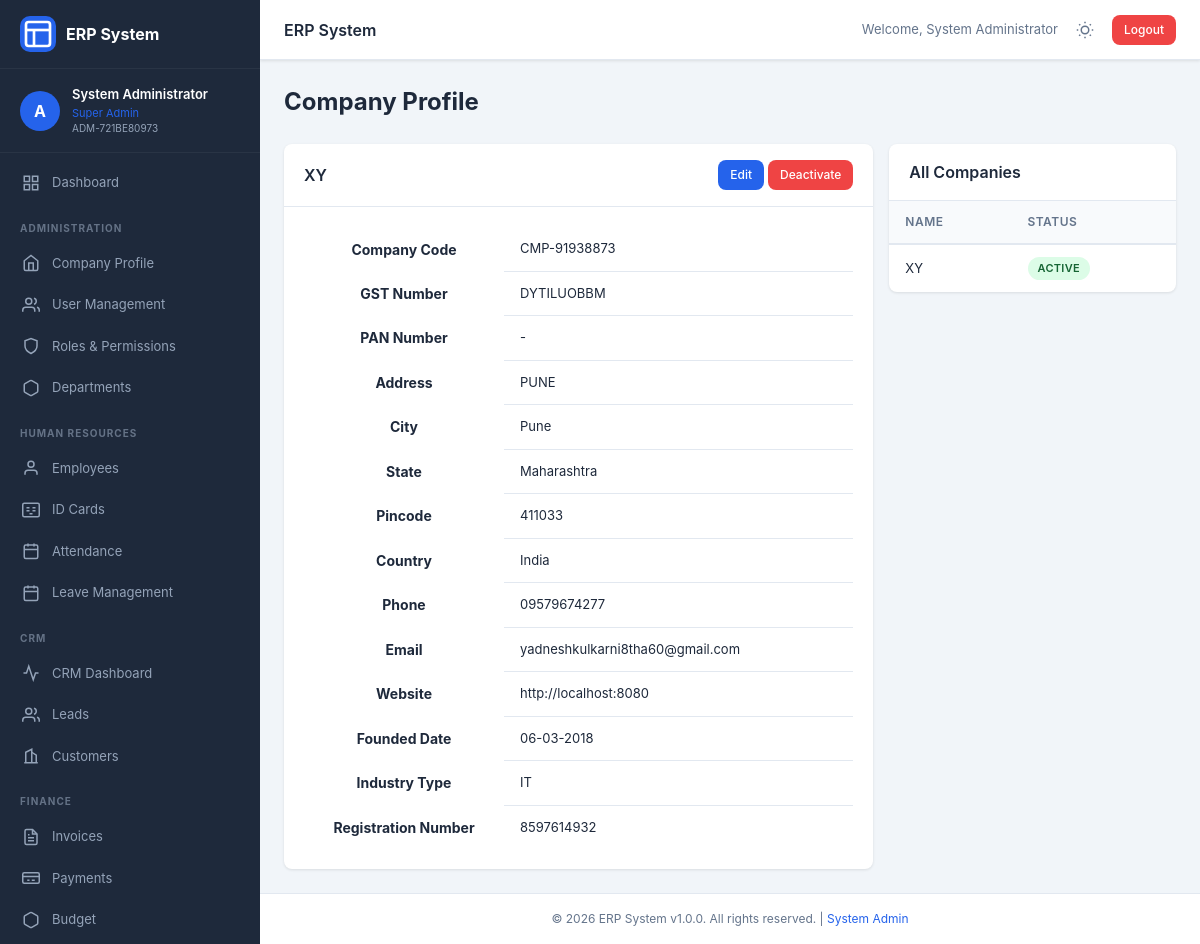
/modules/admin/company.php (signed in), run on the app's committed database.
### tables this page shows
CREATE TABLE users (
                id INTEGER PRIMARY KEY AUTOINCREMENT,
                username TEXT UNIQUE NOT NULL,
                password_hash TEXT NOT NULL,
                employee_code TEXT UNIQUE NOT NULL,
                email TEXT,
                phone TEXT,
                role_id INTEGER,
                is_active INTEGER DEFAULT 1,
                login_attempts INTEGER DEFAULT 0,
                locked_until TEXT,
                last_login TEXT,
                created_at TEXT DEFAULT (datetime('now','localtime')),
                updated_at TEXT DEFAULT (datetime('now','localtime')),
                FOREIGN KEY (role_id) REFERENCES roles(id)
            );

CREATE TABLE employees (
                id INTEGER PRIMARY KEY AUTOINCREMENT,
                user_id INTEGER UNIQUE,
                employee_code TEXT UNIQUE NOT NULL,
                first_name TEXT NOT NULL,
                last_name TEXT NOT NULL,
                middle_name TEXT,
                date_of_birth TEXT,
                gender TEXT,
                marital_status TEXT,
                blood_group TEXT,
                nationality TEXT DEFAULT 'Indian',
                religion TEXT,
                department TEXT,
                designation TEXT,
                date_of_joining TEXT,
                employment_type TEXT,
                work_location TEXT,
                reporting_to TEXT,
                shift_timing TEXT,
                weekly_off TEXT,
                aadhar_number_encrypted TEXT,
                aadhar_photo TEXT,
                pan_number_encrypted TEXT,
                pan_photo TEXT,
                passport_photo TEXT,
                phone_number TEXT,
                alternate_phone TEXT,
                personal_email TEXT,
                official_email TEXT,
                emergency_contact_name TEXT,
                emergency_contact_phone TEXT,
                emergency_contact_relation TEXT,
                address_aadhar TEXT,
                address_permanent TEXT,
                address_current TEXT,
                city TEXT,
                state TEXT,
                pincode TEXT,
                highest_education TEXT,
                university TEXT,
                year_of_passing TEXT,
                previous_company TEXT,
                previous_designation TEXT,
                years_of_experience TEXT,
                skills TEXT,
                bank_name TEXT,
                bank_account_number_encrypted TEXT,
                ifsc_code TEXT,
                bank_branch TEXT,
                uan_number_encrypted TEXT,
                esic_number_encrypted TEXT,
                is_active INTEGER DEFAULT 1,
                created_at TEXT DEFAULT (datetime('now','localtime')),
                updated_at TEXT DEFAULT (datetime('now','localtime')),
                FOREIGN KEY (user_id) REFERENCES users(id)
            );

CREATE TABLE roles (
                id INTEGER PRIMARY KEY AUTOINCREMENT,
                role_name TEXT UNIQUE NOT NULL,
                role_description TEXT,
                permissions TEXT,
                is_system INTEGER DEFAULT 0,
                created_at TEXT DEFAULT (datetime('now','localtime')),
                updated_at TEXT DEFAULT (datetime('now','localtime'))
            );

CREATE TABLE companies (
                id INTEGER PRIMARY KEY AUTOINCREMENT,
                company_name TEXT NOT NULL,
                company_code TEXT UNIQUE NOT NULL,
                gst_number TEXT,
                pan_number TEXT,
                address TEXT,
                city TEXT,
                state TEXT,
                pincode TEXT,
                country TEXT DEFAULT 'India',
                phone TEXT,
                email TEXT,
                website TEXT,
                logo TEXT,
                founded_date TEXT,
                registration_number TEXT,
                tax_registration TEXT,
                industry_type TEXT,
                no_of_employees INTEGER DEFAULT 0,
                is_active INTEGER DEFAULT 1,
                created_at TEXT DEFAULT (datetime('now','localtime'))
            );

### modules/admin/company.php (the view, shortened to what the rows shown need)
<?php
require_once __DIR__ . '/../../init.php';
require_once __DIR__ . '/../../includes/header.php';
$company = $db->fetchOne("SELECT * FROM companies WHERE is_active = 1 ORDER BY id DESC LIMIT 1");
$companies = $db->fetchAll("SELECT * FROM companies ORDER BY created_at DESC");
?>
<div class="page-header">
    <h1 class="page-title">Company Profile</h1>
</div>
<div class="row">
    <?php if ($action === 'add' || $action === 'edit'): ?>
    <div class="col-md-8">
        <div class="card">
            <div class="card-header">
                <h3><?= $action === 'edit' ? 'Edit' : 'Add' ?> Company</h3>
                <a href="company.php" class="btn btn-sm btn-secondary">Back</a>
            </div>
            <div class="card-body">
                <form method="post">
                    <div class="form-row">
                        <div class="form-group col-md-6">
                            <label>Company Name <span class="text-danger">*</span></label>
                            <input type="text" name="company_name" class="form-control" value="<?= htmlspecialchars($company['company_name'] ?? '') ?>" required>
                        </div>
                        <div class="form-group col-md-6">
                            <label>Company Code</label>
                            <input type="text" name="company_code" class="form-control" value="<?= htmlspecialchars($company['company_code'] ?? generateCode('CMP', 4)) ?>">
                        </div>
                    </div>
                    <div class="form-row">
                        <div class="form-group col-md-6">
                            <label>GST Number</label>
                            <input type="text" name="gst_number" class="form-control" value="<?= htmlspecialchars($company['gst_number'] ?? '') ?>">
                        </div>
                        <div class="form-group col-md-6">
                            <label>PAN Number</label>
                            <input type="text" name="pan_number" class="form-control" value="<?= htmlspecialchars($company['pan_number'] ?? '') ?>">
                        </div>
                    </div>
                    <div class="form-group">
                        <label>Address</label>
                        <textarea name="address" class="form-control" rows="2"><?= htmlspecialchars($company['address'] ?? '') ?></textarea>
                    </div>
                    <div class="form-row">
                        <div class="form-group col-md-4">
                            <label>City</label>
                            <input type="text" name="city" class="form-control" value="<?= htmlspecialchars($company['city'] ?? '') ?>">
                        </div>
                        <div class="form-group col-md-4">
                            <label>State</label>
                            <input type="text" name="state" class="form-control" value="<?= htmlspecialchars($company['state'] ?? '') ?>">
                        </div>
                        <div class="form-group col-md-4">
                            <label>Pincode</label>
                            <input type="text" name="pincode" class="form-control" value="<?= htmlspecialchars($company['pincode'] ?? '') ?>">
                        </div>
                    </div>
                    <div class="form-row">
                        <div class="form-group col-md-4">
                            <label>Country</label>
                            <input type="text" name="country" class="form-control" value="<?= htmlspecialchars($company['country'] ?? 'India') ?>">
                        </div>
                        <div class="form-group col-md-4">
                            <label>Phone</label>
                            <input type="text" name="phone" class="form-control" value="<?= htmlspecialchars($company['phone'] ?? '') ?>">
                        </div>
                        <div class="form-group col-md-4">
                            <label>Email</label>
                            <input type="email" name="email" class="form-control" value="<?= htmlspecialchars($company['email'] ?? '') ?>">
                        </div>
                    </div>
                    <div class="form-row">
                        <div class="form-group col-md-4">
                            <label>Website</label>
                            <input type="url" name="website" class="form-control" value="<?= htmlspecialchars($company['website'] ?? '') ?>">
                        </div>
                        <div class="form-group col-md-4">
                            <label>Founded Date</label>
                            <input type="date" name="founded_date" class="form-control" value="<?= htmlspecialchars($company['founded_date'] ?? '') ?>">
                        </div>
                        <div class="form-group col-md-4">
                            <label>Industry Type</label>
                            <input type="text" name="industry_type" class="form-control" value="<?= htmlspecialchars($company['industry_type'] ?? '') ?>">
                        </div>
                    </div>
                    <div class="form-row">
                        <div class="form-group col-md-6">
                            <label>Registration Number</label>
                            <input type="text" name="registration_number" class="form-control" value="<?= htmlspecialchars($company['registration_number'] ?? '') ?>">
                        </div>
                        <div class="form-group col-md-6">
                            <label>Logo URL</label>
                            <input type="text" name="logo" class="form-control" value="<?= htmlspecialchars($company['logo'] ?? '') ?>">
                        </div>
                    </div>
                    <div class="action-bar">
                        <button type="submit" class="btn btn-primary"><?= $action === 'edit' ? 'Update' : 'Save' ?> Company</button>
                        <a href="company.php" class="btn btn-secondary">Cancel</a>
                    </div>
                </form>
            </div>
        </div>
    </div>
    <?php else: ?>
    <div class="col-md-8">
        <?php if ($company): ?>
        <div class="card">
            <div class="card-header">
                <h3><?= htmlspecialchars($company['company_name']) ?></h3>
                <div>
                    <?php if (hasPermission('company', 'edit')): ?>
                        <a href="?action=edit&id=<?= $company['id'] ?>" class="btn btn-sm btn-primary">Edit</a>
                        <a href="?action=deactivate&id=<?= $company['id'] ?>" class="btn btn-sm btn-danger" onclick="return confirm('Deactivate this company?')">Deactivate</a>
                    <?php endif; ?>
                </div>
            </div>
            <div class="card-body">
                <table class="table">
                    <tr><th style="width:200px">Company Code</th><td><?= htmlspecialchars($company['company_code']) ?></td></tr>
                    <tr><th>GST Number</th><td><?= htmlspecialchars($company['gst_number'] ?: '-') ?></td></tr>
                    <tr><th>PAN Number</th><td><?= htmlspecialchars($company['pan_number'] ?: '-') ?></td></tr>
                    <tr><th>Address</th><td><?= nl2br(htmlspecialchars($company['address'] ?: '-')) ?></td></tr>
                    <tr><th>City</th><td><?= htmlspecialchars($company['city'] ?: '-') ?></td></tr>
                    <tr><th>State</th><td><?= htmlspecialchars($company['state'] ?: '-') ?></td></tr>
                    <tr><th>Pincode</th><td><?= htmlspecialchars($company['pincode'] ?: '-') ?></td></tr>
                    <tr><th>Country</th><td><?= htmlspecialchars($company['country'] ?: '-') ?></td></tr>
                    <tr><th>Phone</th><td><?= htmlspecialchars($company['phone'] ?: '-') ?></td></tr>
                    <tr><th>Email</th><td><?= htmlspecialchars($company['email'] ?: '-') ?></td></tr>
                    <tr><th>Website</th><td><?= htmlspecialchars($company['website'] ?: '-') ?></td></tr>
                    <tr><th>Founded Date</th><td><?= formatDate($company['founded_date']) ?></td></tr>
                    <tr><th>Industry Type</th><td><?= htmlspecialchars($company['industry_type'] ?: '-') ?></td></tr>
                    <tr><th>Registration Number</th><td><?= htmlspecialchars($company['registration_number'] ?: '-') ?></td></tr>
                </table>
            </div>
        </div>
        <?php endif; ?>
    </div>
    <?php endif; ?>
    <div class="col-md-4">
        <div class="card">
            <div class="card-body p-0">
                <table class="table">
                    <thead>
                        <tr><th>Name</th><th>Status</th></tr>
                    </thead>
                    <tbody>
                        <?php foreach ($companies as $c): ?>
                        <tr>
                            <td><?= htmlspecialchars($c['company_name']) ?></td>
                            <td><?= getStatusBadge($c['is_active'] ? 'active' : 'inactive') ?></td>
                        </tr>
                        <?php endforeach; ?>
                    </tbody>
                </table>
            </div>
        </div>
    </div>
</div>
<?php require_once __DIR__ . '/../../includes/footer.php'; ?>

### includes/header.php (shortened to what the rows shown need)
<?php
require_once __DIR__ . '/../init.php';
$currentUser = getCurrentUser();
?>
<!DOCTYPE html>
<html lang="en" data-theme="">
<head>
    <link rel="stylesheet" href="/assets/css/style.css">
</head>
<body>
    <div class="app-container">
        <nav class="sidebar" id="sidebar">
            <div class="sidebar-user">
                <div class="user-avatar">
                    <?= strtoupper(substr($currentUser['username'] ?? 'U', 0, 1)) ?>
                </div>
                <div class="user-info">
                    <span class="user-name"><?= getEmployeeName() ?></span>
                    <span class="user-role"><?= $currentUser['role_name'] ?? '' ?></span>
                    <span class="user-code"><?= $currentUser['employee_code'] ?? '' ?></span>
                </div>
            </div>
        </nav>
        <main class="main-content">
            <header class="top-bar">
                <div class="top-bar-right">
                    <span class="user-greeting">Welcome, <?= getEmployeeName() ?></span>
                    <button class="theme-toggle" id="themeToggle" onclick="toggleTheme()" title="Toggle Dark Mode">
                    </button>
                    <a href="/dashboard.php?logout=1" class="btn btn-sm btn-danger" onclick="return confirm('Logout?')">Logout</a>
                </div>
            </header>
            <div class="content-wrapper">

### init.php (shortened to what the rows shown need)
<?php
$auth = Auth::getInstance();
function getCurrentUser() {
    return Auth::getInstance()->getUser();
}
function hasPermission($module, $action = 'view') {
    return Auth::getInstance()->hasPermission($module, $action);
}
function getEmployeeName($empCode = null) {
    $db = Database::getInstance();
    if ($empCode === null) {
        $empCode = Auth::getInstance()->getEmployeeCode();
    }
    $emp = $db->fetchOne("SELECT first_name, last_name FROM employees WHERE employee_code = ?", [$empCode]);
    if ($emp) {
        return $emp['first_name'] . ' ' . $emp['last_name'];
    }
    return 'N/A';
}
function formatDate($date, $format = DATE_FORMAT) {
    return date($format, strtotime($date));
}
function getStatusBadge($status) {
    $colors = [
        'active' => 'success',
        'inactive' => 'danger',
        'pending' => 'warning',
        'approved' => 'success',
        'rejected' => 'danger',
        'open' => 'info',
        'closed' => 'secondary',
        'in_progress' => 'primary',
        'resolved' => 'success',
        'paid' => 'success',
        'unpaid' => 'danger',
        'partial' => 'warning',
        'new' => 'info',
        'contacted' => 'primary',
        'qualified' => 'success',
        'lost' => 'danger',
        'present' => 'success',
        'absent' => 'danger',
        'leave' => 'warning',
        'half_day' => 'info',
        'high' => 'danger',
        'medium' => 'warning',
        'low' => 'info',
        'critical' => 'danger',
    ];
    $color = $colors[strtolower($status)] ?? 'secondary';
    return "<span class='badge bg-{$color}'>{$status}</span>";
}

### data on the page
users: username "A", role.role_name "Super Admin", employee_code "ADM-721BE80973"
employees: getEmployeeName() "System Administrator"
companies: company_name "XY", company_code "CMP-91938873", gst_number "DYTILUOBBM", pan_number "-", address "PUNE", city "Pune", state "Maharashtra", pincode "411033", country "India", phone "09579674277", email "yadneshkulkarni8tha60@gmail.com", website "http://localhost:8080", founded_date "06-03-2018", industry_type "IT", registration_number "8597614932"

### other printed values
APP_NAME "ERP System"
APP_VERSION "1.0.0"
